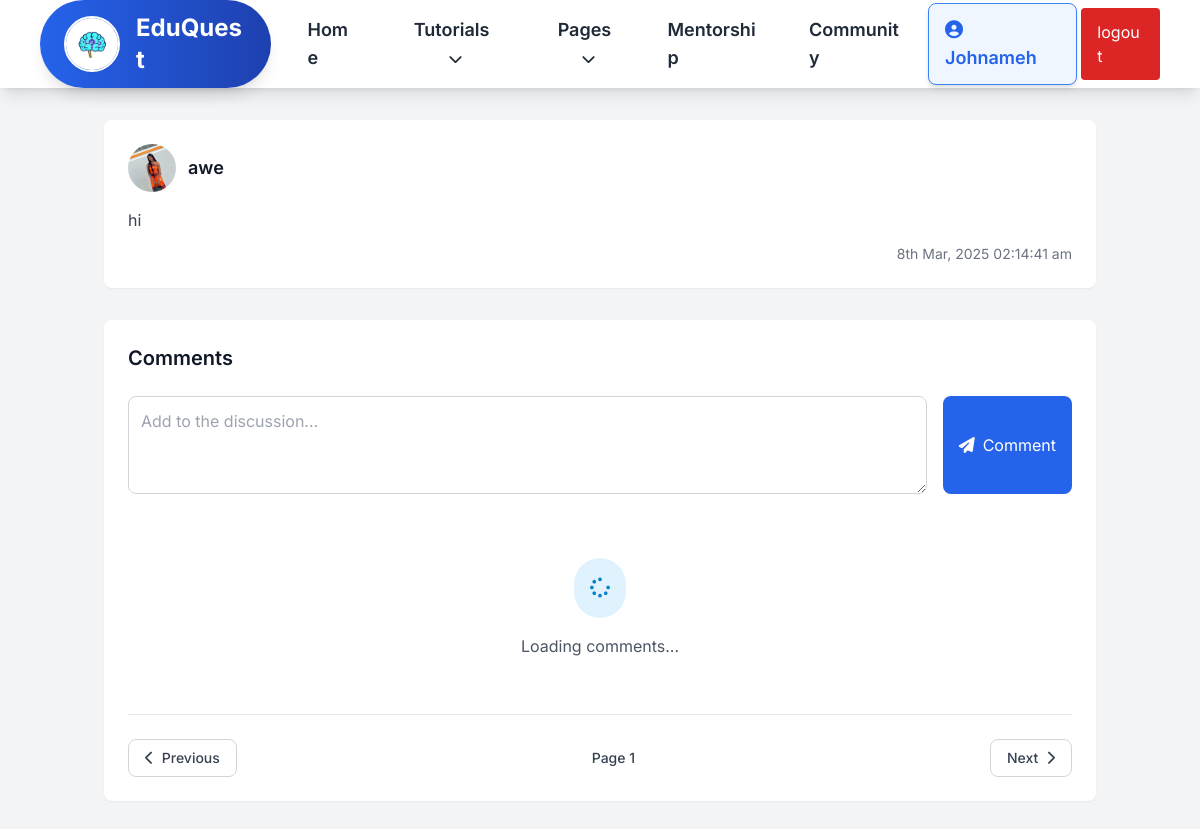
The page /forum/post.php?id=3 (signed in) on the database its author committed.
### tables this page shows
CREATE TABLE `users` (
  `id` int(100) NOT NULL,
  `user_id` varchar(30) NOT NULL,
  `username` varchar(30) NOT NULL,
  `name` varchar(50) NOT NULL,
  `email` varchar(50) NOT NULL,
  `password` varchar(255) NOT NULL,
  `bio` varchar(255) NOT NULL,
  `image_path` varchar(255) NOT NULL,
  `account_type` varchar(30) NOT NULL,
  `badge` varchar(255) NOT NULL,
  `score` int(11) NOT NULL DEFAULT 0,
  `level` int(11) DEFAULT 1,
  `completed_courses` text DEFAULT '[]',
  `fb` varchar(50) NOT NULL,
  `tw` varchar(50) NOT NULL,
  `yt` varchar(50) NOT NULL,
  `date` date DEFAULT NULL,
  `is_active` tinyint(1) DEFAULT 0,
  `signup_date` datetime DEFAULT current_timestamp()
);

CREATE TABLE `posts` (
  `id` int(11) NOT NULL,
  `user_id` varchar(500) NOT NULL,
  `post` text NOT NULL,
  `date` datetime NOT NULL,
  `parent_id` int(11) NOT NULL DEFAULT 0,
  `comments` int(11) NOT NULL DEFAULT 0
);

### forum/functions.php (called while the page is built, shortened)
<?php
function query($query)
{
	global $con;
	$result = mysqli_query($con, $query);
	if(!is_bool($result) && mysqli_num_rows($result) > 0)
	{
		$data = [];
		while ($row = mysqli_fetch_assoc($result)) {
			$data[] = $row;
		}
		return $data;
	}
	return false;
}
function logged_in(){
	if(!empty($_SESSION['USER']))
		return true;
	return false;
}
function get_image($path)
{
    $base_folder = '../pp/';
    $full_path = $base_folder . $path;
    if (!empty($path) && file_exists($full_path)) {
        return $full_path;
    }
    return 'assets/images/user.jpg';
}

### forum/post.php (the view, shortened to what this page needs)
<?php
require('config.inc.php');
require('functions.php');
$post_id = $_GET['id'] ?? 0;
$query = "select * from posts where id = '$post_id' limit 1";
$row = query($query);
if ($row) {
    $row = $row[0];
    $id = $row['user_id'];
    $query = "select * from users where user_id = '$id' limit 1";
    $user_row = query($query);
    if ($user_row) {
        $row['user'] = $user_row[0];
        $row['user']['image'] = get_image($user_row[0]['image_path']);
    }
}
?>
<!DOCTYPE html>
<html lang="en">
<head>
    <link href="https://cdnjs.cloudflare.com/ajax/libs/font-awesome/6.7.2/css/all.min.css" rel="stylesheet">
    <link rel="stylesheet" href="assets/css/styles.css">
    <script src="https://cdn.tailwindcss.com"></script>
</head>
<body class="bg-gray-100 font-sans min-h-screen">
    <?php include('header.inc.php') ?>
    <main class="container mx-auto px-4 py-8">
        <?php if (!empty($row)): ?>
            <div id="post_<?= $row['id'] ?>" row="<?= htmlspecialchars(json_encode($row)) ?>" class="bg-white rounded-lg shadow-sm mb-8 animate-fade-in">
                <div class="p-6">
                    <div class="flex items-center justify-between mb-4">
                        <a href="profile.php?id=<?= $row['user']['user_id'] ?? 0 ?>"
                            class="flex items-center space-x-3 pointer-events-none">
                            <img src="<?= $row['user']['image'] ?>"
                                alt="Profile"
                                class="w-12 h-12 rounded-full object-cover">
                            <div>
                                <h2 class="text-lg font-semibold text-gray-900">
                                    <?= $row['user']['username'] ?? 'Unknown' ?>
                                </h2>
                            </div>
                        </a>
                    </div>
                    <div class="prose max-w-none text-gray-700 mb-3">
                        <?= nl2br(htmlspecialchars($row['post'])) ?>
                    </div>
                    <span class="text-sm flex items-center justify-end text-gray-500">
                        <?= date("jS M, Y H:i:s a", strtotime($row['date'])) ?>
                    </span>
                </div>
            </div>
            <section class="bg-white rounded-lg shadow-sm p-6">
                <h2 class="text-xl font-semibold text-gray-900 mb-6">Comments</h2>
                <?php if (logged_in()): ?>
                    <form onsubmit="mycomment.submit(event)" method="post" class="mb-8">
                        <div class="flex space-x-4">
                            <textarea
                                placeholder="Add to the discussion..."
                                name="post"
                                class="js-comment-input flex-1 p-3 border border-gray-300 rounded-lg focus:ring-2 focus:ring-primary-500 focus:border-primary-500"
                                rows="3"></textarea>
                            <button class="inline-flex items-center px-4 py-2 bg-blue-600 text-white rounded-lg hover:bg-blue-700 focus:ring-4 focus:ring-primary-100">
                                <i class="fas fa-paper-plane mr-2"></i>
                                Comment
                            </button>
                        </div>
                    </form>
                <?php endif; ?>
                <div class="js-comments space-y-4">
                    <div class="text-center py-8 animate-pulse">
                        <div class="inline-block rounded-full bg-primary-100 p-4">
                            <i class="fas fa-spinner fa-spin text-primary-600 text-xl"></i>
                        </div>
                        <p class="mt-4 text-gray-600">Loading comments...</p>
                    </div>
                </div>
                <div class="flex justify-between items-center mt-6 pt-6 border-t border-gray-200">
                    <button onclick="mycomment.prev_page()"
                        class="inline-flex items-center px-4 py-2 text-sm font-medium text-gray-700 bg-white border border-gray-300 rounded-lg hover:bg-gray-50 focus:ring-4 focus:ring-primary-100">
                        <i class="fas fa-chevron-left mr-2"></i>
                        Previous
                    </button>
                    <span class="js-page-number text-sm font-medium text-gray-700">Page 1</span>
                    <button onclick="mycomment.next_page()"
                        class="inline-flex items-center px-4 py-2 text-sm font-medium text-gray-700 bg-white border border-gray-300 rounded-lg hover:bg-gray-50 focus:ring-4 focus:ring-primary-100">
                        Next
                        <i class="fas fa-chevron-right ml-2"></i>
                    </button>
                </div>
            </section>
        <?php endif; ?>
    </main>
</body>
</html>

### forum/assets/css/styles.css (style rules this page uses)
body { font-family: opensans; font-size: 16px; margin:0px; padding:0px; word-break: break-word; word-wrap: break-word; }

### rows shown on the page
users: username "awe"
posts: post "hi", date "8th Mar, 2025 02:14:41 am"

### other values the page prints
$_SESSION['USER']['username'] "Johnameh"
